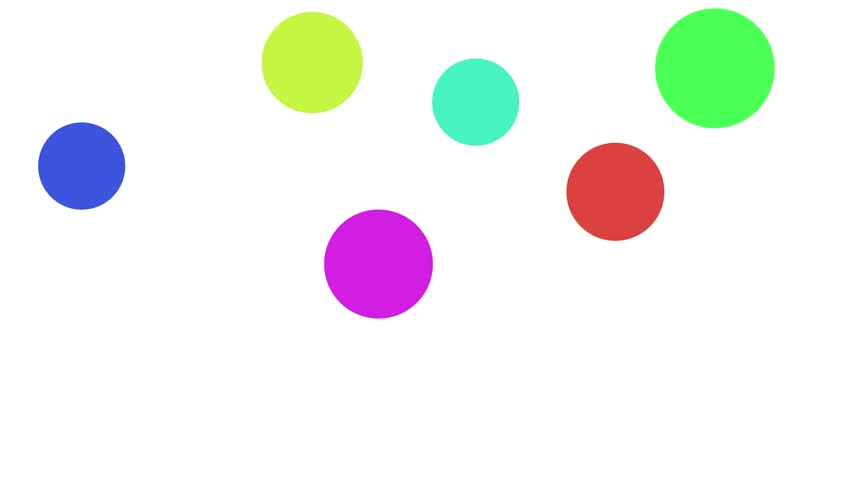
#> input picture Day9/circles.jpg, 852 x 480 px
$ python Detect_Circle_Hough_transform.py
#> lines starting #> are read from the running program, lines starting #| are printed output that depends on the picture; after the words box and inside, x2 and y2 are one past the last pixel; in counts of white or black regions, pixels touching at a corner belong together
import numpy as np
import cv2

img = cv2.imread('circles.jpg')
#> img is the input picture: shape (480, 852, 3); mean B, G, R 240.8, 243.5, 241.5

output = img.copy()

# Gray
gray = cv2.cvtColor(output , cv2.COLOR_BGR2GRAY)
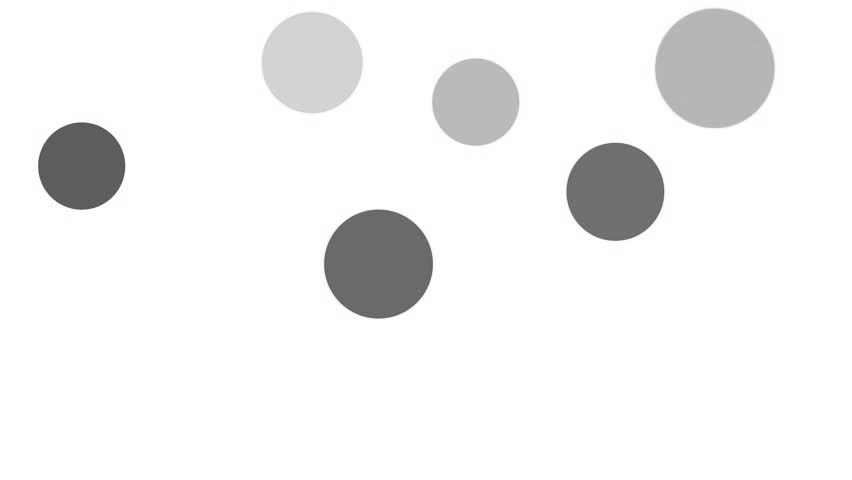
#> gray: shape (480, 852); min 76, max 255, mean 242.6

# BLur
gray = cv2.medianBlur(gray , 5)

# Hough Circles
# 2nd arg is method , 3rd is dp  , 4rth is minimum distance of centers od detected circles
#
circles = cv2.HoughCircles(gray , cv2.HOUGH_GRADIENT , 1 , 20, param1 =50 , param2 = 30  , minRadius = 0 , maxRadius = 0)
#> circles = [[714.5, 68.5, 59.6], [377.5, 263.5, 54], [311.5, 61.5, 50.3], [615.5, 191.5, 48.7], [475.5, 101.5, 44], [80.5, 165.5, 43.2]]

detected_circles = np.uint16(np.around(circles))
#> detected_circles = [[714, 68, 60], [378, 264, 54], [312, 62, 50], [616, 192, 49], [476, 102, 44], [80, 166, 43]]
for (x,y,r) in detected_circles[0,:]:
	cv2.circle(output , (x,y) , r ,(0,255,0) , 3)
	cv2.circle(output , (x,y) , 2 ,(0,0,0) , 3)
#> this loop made 6 passes
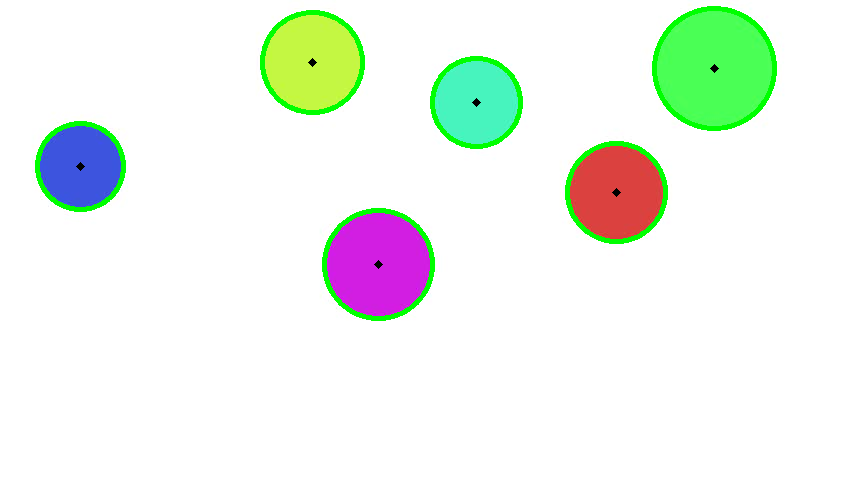
#> output: shape (480, 852, 3); 2.37% of pixels changed, all inside (x1, y1, x2, y2) = (35, 6, 777, 321)

cv2.imshow('Output' ,output)
cv2.waitKey(0)
cv2.destroyAllWindows()
